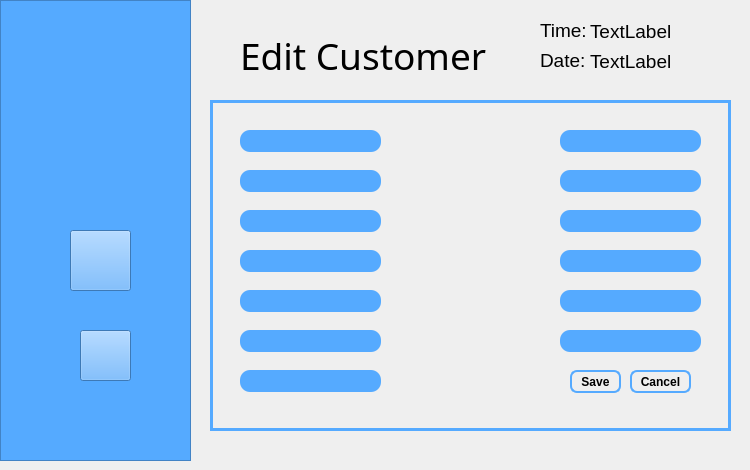
   <widget class="QWidget" name="page_3">
    <widget class="QFrame" name="frame_5">
     <property name="geometry">
      <rect>
       <x>0</x>
       <y>0</y>
       <width>191</width>
       <height>461</height>
      </rect>
     </property>
     <property name="styleSheet">
      <string notr="true">background:rgb(85,170,255);</string>
     </property>
     <property name="frameShape">
      <enum>QFrame::StyledPanel</enum>
     </property>
     <property name="frameShadow">
      <enum>QFrame::Raised</enum>
     </property>
     <widget class="QLabel" name="labelLogo4">
      <property name="geometry">
       <rect>
        <x>10</x>
        <y>30</y>
        <width>171</width>
        <height>171</height>
       </rect>
      </property>
      <property name="styleSheet">
       <string notr="true">border-image:url(:/img/img/floralloLogo.png);</string>
      </property>
      <property name="text">
       <string/>
      </property>
     </widget>
     <widget class="QPushButton" name="profile_4">
      <property name="geometry">
       <rect>
        <x>70</x>
        <y>230</y>
        <width>61</width>
        <height>61</height>
       </rect>
      </property>
      <property name="styleSheet">
       <string notr="true">#profile_4
{
   border-image:url(:/img/img/profileIcon.png);
}

#profile_4:hover
{
  border-image:url(:/img/img/profileIconHover.png);
}</string>
      </property>
      <property name="text">
       <string/>
      </property>
     </widget>
     <widget class="QPushButton" name="signOut_4">
      <property name="geometry">
       <rect>
        <x>80</x>
        <y>330</y>
        <width>51</width>
        <height>51</height>
       </rect>
      </property>
      <property name="styleSheet">
       <string notr="true">#signOut_4
{
   border-image:url(:/img/img/signOut.png);
}

#signOut_4:hover
{
  border-image:url(:/img/img/signOutHover.png);
}</string>
      </property>
      <property name="text">
       <string/>
      </property>
     </widget>
    </widget>
    <widget class="QFrame" name="frame_6">
     <property name="geometry">
      <rect>
       <x>210</x>
       <y>100</y>
       <width>521</width>
       <height>331</height>
      </rect>
     </property>
     <property name="styleSheet">
      <string notr="true">#frame_6
{
	border:3px solid rgb(85, 170, 255);
}</string>
     </property>
     <property name="frameShape">
      <enum>QFrame::StyledPanel</enum>
     </property>
     <property name="frameShadow">
      <enum>QFrame::Raised</enum>
     </property>
     <widget class="QLineEdit" name="lineEdit_IDCustomerEdit">
      <property name="geometry">
       <rect>
        <x>30</x>
        <y>30</y>
        <width>141</width>
        <height>22</height>
       </rect>
      </property>
      <property name="font">
       <font>
        <pointsize>10</pointsize>
       </font>
      </property>
      <property name="styleSheet">
       <string notr="true">padding: 1px;
background: rgb(85,170,255);
border-radius: 10px;</string>
      </property>
     </widget>
     <widget class="QLineEdit" name="lineEdit_FirstNameCustomerEdit">
      <property name="geometry">
       <rect>
        <x>30</x>
        <y>70</y>
        <width>141</width>
        <height>22</height>
       </rect>
      </property>
      <property name="font">
       <font>
        <pointsize>10</pointsize>
       </font>
      </property>
      <property name="styleSheet">
       <string notr="true">padding: 1px;
background: rgb(85,170,255);
border-radius: 10px;</string>
      </property>
     </widget>
     <widget class="QLineEdit" name="lineEdit_LastNameCustomerEdit">
      <property name="geometry">
       <rect>
        <x>30</x>
        <y>110</y>
        <width>141</width>
        <height>22</height>
       </rect>
      </property>
      <property name="font">
       <font>
        <pointsize>10</pointsize>
       </font>
      </property>
      <property name="styleSheet">
       <string notr="true">padding: 1px;
background: rgb(85,170,255);
border-radius: 10px;</string>
      </property>
     </widget>
     <widget class="QLineEdit" name="lineEdit_CompanyCustomerEdit">
      <property name="geometry">
       <rect>
        <x>30</x>
        <y>150</y>
        <width>141</width>
        <height>22</height>
       </rect>
      </property>
      <property name="font">
       <font>
        <pointsize>10</pointsize>
       </font>
      </property>
      <property name="styleSheet">
       <string notr="true">padding: 1px;
background: rgb(85,170,255);
border-radius: 10px;</string>
      </property>
     </widget>
     <widget class="QLineEdit" name="lineEdit_PhoneNumberCustomerEdit">
      <property name="geometry">
       <rect>
        <x>30</x>
        <y>190</y>
        <width>141</width>
        <height>22</height>
       </rect>
      </property>
      <property name="font">
       <font>
        <pointsize>10</pointsize>
       </font>
      </property>
      <property name="styleSheet">
       <string notr="true">padding: 1px;
background: rgb(85,170,255);
border-radius: 10px;</string>
      </property>
     </widget>
     <widget class="QLineEdit" name="lineEdit_EmailCustomerEdit">
      <property name="geometry">
       <rect>
        <x>30</x>
        <y>230</y>
        <width>141</width>
        <height>22</height>
       </rect>
      </property>
      <property name="font">
       <font>
        <pointsize>10</pointsize>
       </font>
      </property>
      <property name="styleSheet">
       <string notr="true">padding: 1px;
background: rgb(85,170,255);
border-radius: 10px;</string>
      </property>
     </widget>
     <widget class="QLineEdit" name="lineEdit_WebsiteCustomerEdit">
      <property name="geometry">
       <rect>
        <x>30</x>
        <y>270</y>
        <width>141</width>
        <height>22</height>
       </rect>
      </property>
      <property name="font">
       <font>
        <pointsize>10</pointsize>
       </font>
      </property>
      <property name="styleSheet">
       <string notr="true">padding: 1px;
background: rgb(85,170,255);
border-radius: 10px;</string>
      </property>
     </widget>
     <widget class="QLineEdit" name="lineEdit_AdressCustomerEdit">
      <property name="geometry">
       <rect>
        <x>350</x>
        <y>30</y>
        <width>141</width>
        <height>22</height>
       </rect>
      </property>
      <property name="font">
       <font>
        <pointsize>10</pointsize>
       </font>
      </property>
      <property name="styleSheet">
       <string notr="true">padding: 1px;
background: rgb(85,170,255);
border-radius: 10px;</string>
      </property>
     </widget>
     <widget class="QLineEdit" name="lineEdit_CityCustomerEdit">
      <property name="geometry">
       <rect>
        <x>350</x>
        <y>70</y>
        <width>141</width>
        <height>22</height>
       </rect>
      </property>
      <property name="font">
       <font>
        <pointsize>10</pointsize>
       </font>
      </property>
      <property name="styleSheet">
       <string notr="true">padding: 1px;
background: rgb(85,170,255);
border-radius: 10px;</string>
      </property>
     </widget>
     <widget class="QLineEdit" name="lineEdit_ZipCodeCustomerEdit">
      <property name="geometry">
       <rect>
        <x>350</x>
        <y>110</y>
        <width>141</width>
        <height>22</height>
       </rect>
      </property>
      <property name="font">
       <font>
        <pointsize>10</pointsize>
       </font>
      </property>
      <property name="styleSheet">
       <string notr="true">padding: 1px;
background: rgb(85,170,255);
border-radius: 10px;</string>
      </property>
     </widget>
     <widget class="QLineEdit" name="lineEdit_CountryCustomerEdit">
      <property name="geometry">
       <rect>
        <x>350</x>
        <y>150</y>
        <width>141</width>
        <height>22</height>
       </rect>
      </property>
      <property name="font">
       <font>
        <pointsize>10</pointsize>
       </font>
      </property>
      <property name="styleSheet">
       <string notr="true">padding: 1px;
background: rgb(85,170,255);
border-radius: 10px;</string>
      </property>
     </widget>
     <widget class="QLineEdit" name="lineEdit_BankAccountCustomerEdit">
      <property name="geometry">
       <rect>
        <x>350</x>
        <y>190</y>
        <width>141</width>
        <height>22</height>
       </rect>
      </property>
      <property name="font">
       <font>
        <pointsize>10</pointsize>
       </font>
      </property>
      <property name="styleSheet">
       <string notr="true">padding: 1px;
background: rgb(85,170,255);
border-radius: 10px;</string>
      </property>
     </widget>
     <widget class="QLineEdit" name="lineEdit_CreditLimitCustomerEdit">
      <property name="geometry">
       <rect>
        <x>350</x>
        <y>230</y>
        <width>141</width>
        <height>22</height>
       </rect>
      </property>
      <property name="font">
       <font>
        <pointsize>10</pointsize>
       </font>
      </property>
      <property name="styleSheet">
       <string notr="true">padding: 1px;
background: rgb(85,170,255);
border-radius: 10px;</string>
      </property>
     </widget>
     <widget class="QPushButton" name="pushButton_SaveEditCustomer">
      <property name="geometry">
       <rect>
        <x>360</x>
        <y>270</y>
        <width>51</width>
        <height>23</height>
       </rect>
      </property>
      <property name="font">
       <font>
        <family>Arial</family>
        <pointsize>9</pointsize>
        <weight>75</weight>
        <bold>true</bold>
       </font>
      </property>
      <property name="styleSheet">
       <string notr="true">#pushButton_SaveEditCustomer
{
background-color: transparent;
border-width: 2px;
border-color: rgb(85,170,255);
border-style: solid;
border-radius: 7;
padding: 3px;
padding-left: 5px;
padding-right: 5px;
}

#pushButton_SaveEditCustomer:hover
{
background:rgb(85,170,255);
}</string>
      </property>
      <property name="text">
       <string>Save</string>
      </property>
     </widget>
     <widget class="QPushButton" name="pushButton_CancelEditCustomer">
      <property name="geometry">
       <rect>
        <x>420</x>
        <y>270</y>
        <width>61</width>
        <height>23</height>
       </rect>
      </property>
      <property name="font">
       <font>
        <family>Arial</family>
        <pointsize>9</pointsize>
        <weight>75</weight>
        <bold>true</bold>
       </font>
      </property>
      <property name="styleSheet">
       <string notr="true">#pushButton_CancelEditCustomer
{
background-color: transparent;
border-width: 2px;
border-color: rgb(85,170,255);
border-style: solid;
border-radius: 7;
padding: 3px;
padding-left: 5px;
padding-right: 5px;
}

#pushButton_CancelEditCustomer:hover
{
background:rgb(85,170,255);
}</string>
      </property>
      <property name="text">
       <string>Cancel</string>
      </property>
     </widget>
    </widget>
    <widget class="QLabel" name="label_8">
     <property name="geometry">
      <rect>
       <x>240</x>
       <y>30</y>
       <width>271</width>
       <height>51</height>
      </rect>
     </property>
     <property name="font">
      <font>
       <family>Arial Rounded MT Bold</family>
       <pointsize>28</pointsize>
      </font>
     </property>
     <property name="text">
      <string>Edit Customer </string>
     </property>
    </widget>
    <widget class="QLabel" name="label_9">
     <property name="geometry">
      <rect>
       <x>540</x>
       <y>20</y>
       <width>51</width>
       <height>21</height>
      </rect>
     </property>
     <property name="font">
      <font>
       <pointsize>14</pointsize>
      </font>
     </property>
     <property name="text">
      <string>Time:</string>
     </property>
    </widget>
    <widget class="QLabel" name="label_10">
     <property name="geometry">
      <rect>
       <x>540</x>
       <y>50</y>
       <width>51</width>
       <height>21</height>
      </rect>
     </property>
     <property name="font">
      <font>
       <pointsize>14</pointsize>
      </font>
     </property>
     <property name="text">
      <string>Date:</string>
     </property>
    </widget>
    <widget class="QLabel" name="time3">
     <property name="geometry">
      <rect>
       <x>590</x>
       <y>16</y>
       <width>151</width>
       <height>31</height>
      </rect>
     </property>
     <property name="font">
      <font>
       <pointsize>14</pointsize>
      </font>
     </property>
     <property name="text">
      <string>TextLabel</string>
     </property>
    </widget>
    <widget class="QLabel" name="date3">
     <property name="geometry">
      <rect>
       <x>590</x>
       <y>46</y>
       <width>101</width>
       <height>31</height>
      </rect>
     </property>
     <property name="font">
      <font>
       <pointsize>14</pointsize>
      </font>
     </property>
     <property name="text">
      <string>TextLabel</string>
     </property>
    </widget>
   </widget>
